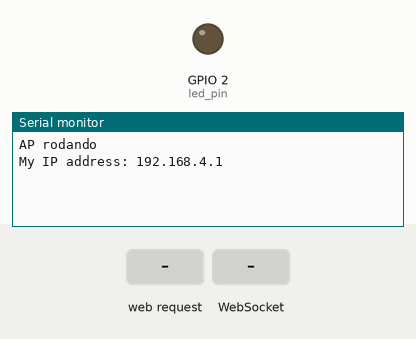
Recording of a sketch running on a simulated ESP32. Parts: output pins drawn as LEDs (lit = HIGH), the last lines printed to the serial monitor. The test bench sets the inputs (shaded band). Storage starts empty.

Above: at 1.2 s.
1.3 s: HTTP request GET / received
At 2.3 s:
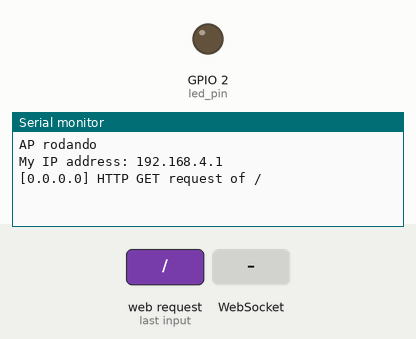
2.8 s: WebSocket text "1" received
At 3.9 s:
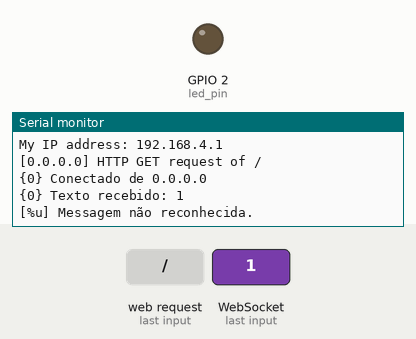
4.3 s: HTTP request GET /style.css received
At 5.8 s:
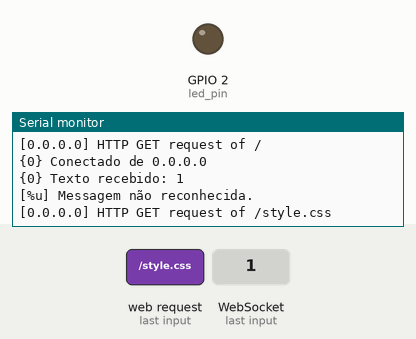

Measured:
- after the input at 1.3 s, the serial monitor: prints a new line at once (image 1)
- after the input at 2.8 s, the serial monitor: prints a new line at once (image 2)
- after the input at 4.3 s, the serial monitor: prints a new line at once (image 3)

The sketch:

esp32-spiffs-html.ino
```cpp
#include <WiFi.h>
#include <SPIFFS.h>
#include <ESPAsyncWebServer.h>
#include <WebSocketsServer.h> //já baixou

// Constants
const char *ssid = "ESP32AP"; // Nome da rede
const char *password = "senha123456"; // Senha da rede

const char *msg_toggle_led = "toggleLED"; //toggle==alternar
const char *msg_get_led = "getLEDState";

const int dns_port = 53;
const int http_port = 80; //porta http padrão
const int ws_port = 1337; //porta da web socket
const int led_pin = 2; //LED_BUILTIN

// Globals
AsyncWebServer server(80);
WebSocketsServer webSocket = WebSocketsServer(1337);
char msg_buf[10];
int led_state = 0;

/******************************************************************************************
 * Functions
 */

// Callback: recebendo mensagem da WebSocket
void onWebSocketEvent(uint8_t client_num,
                      WStype_t type,
                      uint8_t * payload, //payload é a msg recebida
                      size_t length){
  // Percebe o tipo de evento WebSocket
  switch(type){
    // Algum client desconectou
    case WStype_DISCONNECTED:
      Serial.printf("{%u} Desconectado!\n", client_num);
      break;

    //Novo client conectou!
    case WStype_CONNECTED:
      {
        IPAddress ip = webSocket.remoteIP(client_num); //Internet Protocol, parece que o padrao aqui em casa seria 192.168.0.1
        Serial.printf("{%u} Conectado de ", client_num); // O IP é identificação na rede
        Serial.println(ip.toString());
      }
      break;

     //Aqui executa a ação conforme o texto!
     //No caso, será o alternador de LED
     case WStype_TEXT:
      Serial.printf("{%u} Texto recebido: %s\n", client_num, payload);

      // Toggle LED - Alternador de LED
      if (!strcmp( (char *) payload, "toggleLED")) { //um dos comandos é toggleLED e o outro é getLEDState
        led_state = led_state? 0:1;
        Serial.printf("Toggling LED to %u\n", led_state);
        digitalWrite(led_pin, led_state);

      } else if (!strcmp( (char *) payload, "getLEDState")) {
        sprintf(msg_buf, "%d", led_state); //adiciona texto a msg_buf -> manda p led_state em char
        Serial.printf("Sending to [%u]: %s\n", client_num, msg_buf);
        webSocket.sendTXT(client_num, msg_buf); // Aqui que manda msg evt no websocket.onmessage !!!

      } else {
        Serial.println("[%u] Messagem não reconhecida.");
      }
      break;

     //Ignoramos os outros tipos de mensagem
     case WStype_BIN:
     case WStype_ERROR:
     case WStype_FRAGMENT_TEXT_START:
     case WStype_FRAGMENT_BIN_START:
     case WStype_FRAGMENT:
     case WStype_FRAGMENT_FIN:
     default:
      break;
  }
}

// Callback: enviar para homepage do index.html
void onIndexRequest(AsyncWebServerRequest *request) {
  IPAddress remote_ip = request->client()->remoteIP();
  Serial.println("["+remote_ip.toString() +
                  "] HTTP GET request of "+ request->url());
  request->send(SPIFFS, "/index.html", "text/html"); //anexando um vinculo com /index.html
}

// Callback: enviar o arquivo css do homepage
void onCSSRequest(AsyncWebServerRequest *request) {
  IPAddress remote_ip = request->client()->remoteIP();
  Serial.println("["+remote_ip.toString() +
                  "] HTTP GET request of "+ request->url());
  request->send(SPIFFS, "/style.css", "text/css"); //anexando um vinculo com css
}

// Callback: enviar para homepage do index.html
void onPageNotFound(AsyncWebServerRequest *request) {
  IPAddress remote_ip = request->client()->remoteIP();
  Serial.println("["+remote_ip.toString() +
                  "] HTTP GET request of "+ request->url());
  request->send(404, "text/plain", "Not found");
}

/******************************************************************************************
 * Main
 */

void setup() {
    //Inicializa LED e desliga
    pinMode(led_pin, OUTPUT);
    digitalWrite(led_pin, LOW);

    //Inicia a porta Serial
    Serial.begin(115200);

    // Testa se SPIFFS está funciona, senao mostra:
    if (!SPIFFS.begin()) {
      Serial.println("Error! Error! no SPIFFS");
      while(1);
    }

    // Se deu certo, inicia o Access Point
    WiFi.softAP(ssid, password);
    // printa
    Serial.println();
    Serial.println("AP rodando");
    Serial.print("My IP address: ");
    Serial.println(WiFi.softAPIP());

    // On HTTP request for root, fornece index.html file
    server.on("/", HTTP_GET, onIndexRequest);
    server.on("/style.css", HTTP_GET, onCSSRequest);
    server.onNotFound(onPageNotFound);

    // Inicia o servidor web
    server.begin();

    // Inicia o servidor do webSocket e assigna o callback correspondente
    webSocket.begin();
    webSocket.onEvent(onWebSocketEvent);
}

void loop() {
    webSocket.loop(); // Procura e manipula as webSockets data
}
```
